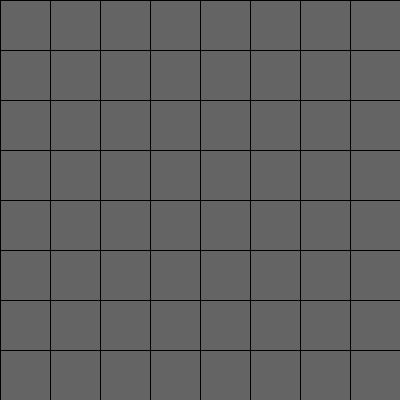
Frame 1 (no input)
Frame 60 (the mouse pressed at the canvas centre just before this capture): identical to frame 1, image omitted
Frame 120 (the mouse held since frame 60 and released just before this capture): identical to frame 1, image omitted

The Processing sketch that drew this single still picture (run headless with seeded random() and noise(); from frame 60 on, the mouse is pressed at the canvas centre):

// Processing sketch: hoverisred
// ── hoverisred.pde
// Number of columns and rows in the grid
int cols = 8; 
int rows = 8; 
int spacing;  // Space between shapes (calculated based on canvas size)

void setup() {
    size(400, 400); // Set canvas size to 400x400 pixels
    spacing = width / cols; // Calculate spacing so squares fit evenly
}

void draw() {
    background(240); // Light gray background
    
    // Loop through rows and columns to create the grid
    for (int y = 0; y < rows; y++) { 
        for (int x = 0; x < cols; x++) {
            int posX = x * spacing; // X position of the square
            int posY = y * spacing; // Y position of the square
            
            // Check if the mouse is inside the current square
            if (mouseX > posX && mouseX < posX + spacing &&
                mouseY > posY && mouseY < posY + spacing) {
                fill(255, 0, 0); // Set color to red when hovered
            } else {
                fill(100); // Set color to gray when not hovered
            }
            
            rect(posX, posY, spacing, spacing); // Draw the square
        }
    }
}
